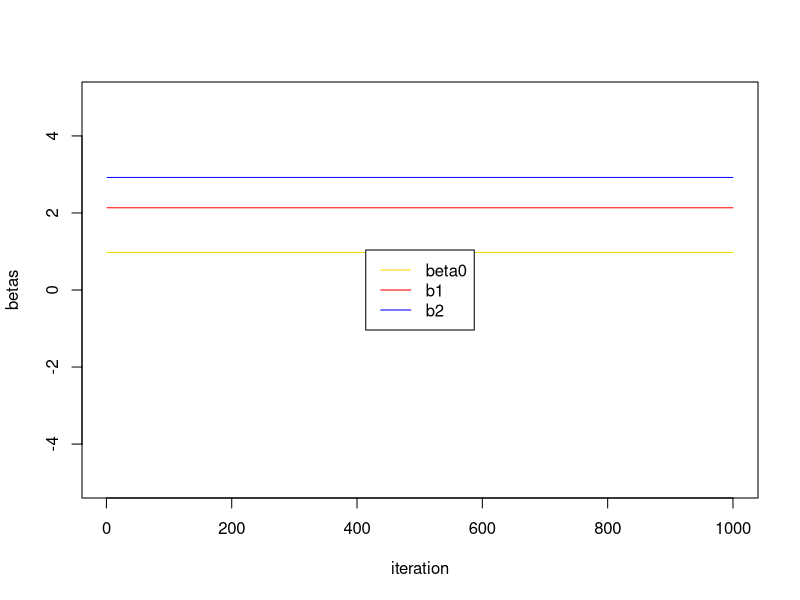
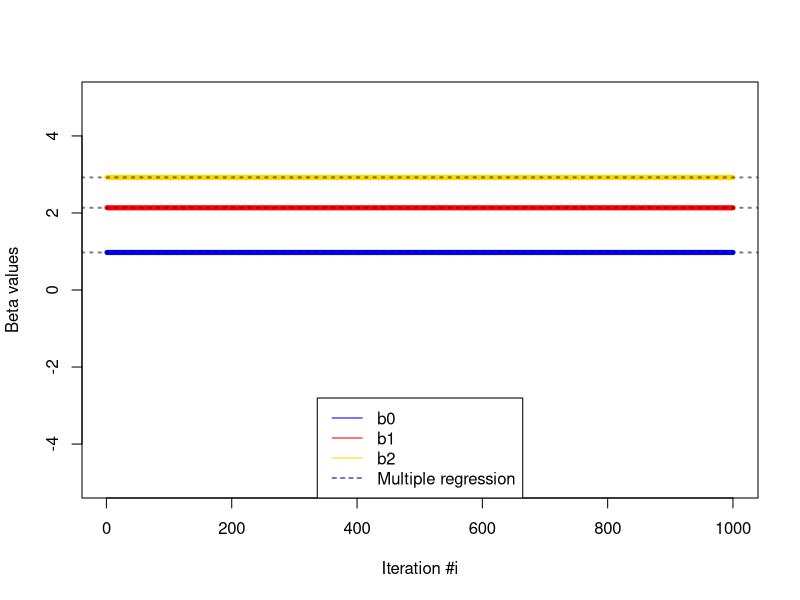

Write the R code that produced these figures, in order.
## ---- chunk 1
set.seed(12)
N = 100
X1 = rnorm(N)
X2 = rnorm(N)
e = rnorm(100, sd = 1)
Y = 1 + 2*X1 + 3*X2 +e
## ---- chunk 2
b1 <-12
a <- Y - b1*X1
b2 <- lm(a ~ X2)$coef[2]
## ---- chunk 3
a<- Y - b2*X2
b1 <- lm(a ~ X1)$coef[2]
## ---- chunk 4
b0 <-rep(NA, 1000)
for (i in 1:1000) {
    a = Y - b1[i] * X1
    b2[i] = lm(a ~ X2)$coef[2]
    a = Y - b2[i] * X2
    lm_fit = lm(a ~ X1)
    if (i < 1000) {
        b1[i + 1] = lm_fit$coef[2]
    }
    b0[i] = lm_fit$coef[1]
}
plot(1:1000, b0, type = "l", xlab = "iteration", ylab = "betas", ylim = c(-5, 
    5), col = "gold")
lines(1:1000, b1, col = "red")
lines(1:1000, b2, col = "blue")
legend("center", c("beta0", "b1", "b2"), lty = 1, col = c("gold", "red", 
    "blue"))

## ---- chunk 5

lm_fit = lm(Y ~ X1 + X2)
plot (1:1000, b0, lwd = 5, type = 'l', xlab = 'Iteration #i', ylab = 'Beta values', ylim = c(-5, 5), col = 'blue')
lines(1:1000, b1, lwd = 5, col = 'red')
lines(1:1000, b2, lwd = 5, col = 'gold')
abline(h = lm_fit$coef[1], lty = 'dotted', lwd = 2, col = rgb(0, 0, 0, alpha = 0.5))
abline(h = lm_fit$coef[2], lty = 'dotted', lwd = 2, col = rgb(0, 0, 0, alpha = 0.5))
abline(h = lm_fit$coef[3], lty = 'dotted', lwd = 2, col = rgb(0, 0, 0, alpha = 0.5))
legend('bottom', c('b0', 'b1', 'b2', 'Multiple regression'), lty = c(1, 1, 1, 2), col = c('blue', 'red', 'gold', 'dark blue'))
## ---- chunk 6

## ---- chunk 7

## ---- chunk 8

## ---- chunk 9

## ---- chunk 10

## ---- chunk 11

## ---- chunk 12

## ---- chunk 13

## ---- chunk 14

## ---- chunk 15

## ---- chunk 16

## ---- chunk 17

## ---- chunk 18

## ---- chunk 19

## ---- chunk 20

## ---- chunk 21

## ---- chunk 22

## ---- chunk 23

## ---- chunk 24

## ---- chunk 25

